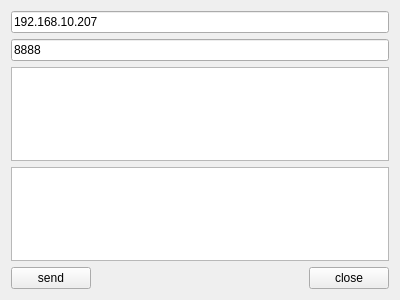
<?xml version="1.0" encoding="UTF-8"?>
<ui version="4.0">
 <class>ClientWidget</class>
 <widget class="QWidget" name="ClientWidget">
  <property name="geometry">
   <rect>
    <x>0</x>
    <y>0</y>
    <width>400</width>
    <height>300</height>
   </rect>
  </property>
  <property name="windowTitle">
   <string>客户端（8080）</string>
  </property>
  <layout class="QVBoxLayout" name="verticalLayout">
   <item>
    <widget class="QLineEdit" name="lineEdit_ip">
     <property name="text">
      <string>192.168.10.207</string>
     </property>
     <property name="placeholderText">
      <string>IP地址</string>
     </property>
    </widget>
   </item>
   <item>
    <widget class="QLineEdit" name="lineEdit_port">
     <property name="text">
      <string>8888</string>
     </property>
     <property name="placeholderText">
      <string>端口号</string>
     </property>
    </widget>
   </item>
   <item>
    <widget class="QTextEdit" name="textEdit_read"/>
   </item>
   <item>
    <widget class="QTextEdit" name="textEdit_write"/>
   </item>
   <item>
    <layout class="QHBoxLayout" name="horizontalLayout">
     <item>
      <widget class="QPushButton" name="btn_send">
       <property name="text">
        <string>send</string>
       </property>
      </widget>
     </item>
     <item>
      <spacer name="horizontalSpacer">
       <property name="orientation">
        <enum>Qt::Horizontal</enum>
       </property>
       <property name="sizeHint" stdset="0">
        <size>
         <width>40</width>
         <height>20</height>
        </size>
       </property>
      </spacer>
     </item>
     <item>
      <widget class="QPushButton" name="btn_close">
       <property name="text">
        <string>close</string>
       </property>
      </widget>
     </item>
    </layout>
   </item>
  </layout>
 </widget>
 <layoutdefault spacing="6" margin="11"/>
 <resources/>
 <connections/>
</ui>
